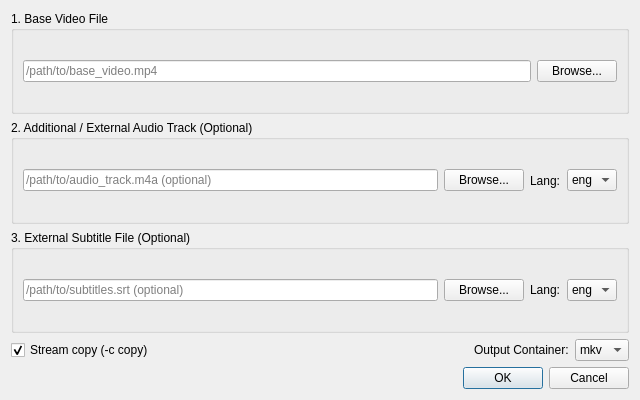
<?xml version="1.0" encoding="UTF-8"?>
<ui version="4.0">
 <class>AddMuxJobDialog</class>
 <widget class="QDialog" name="AddMuxJobDialog">
  <property name="geometry">
   <rect>
    <x>0</x>
    <y>0</y>
    <width>640</width>
    <height>400</height>
   </rect>
  </property>
  <property name="windowTitle">
   <string>Add Multiplexing Job - FFmpeg Batch</string>
  </property>
  <layout class="QVBoxLayout" name="mainAddMuxLayout">
   <item>
    <widget class="QGroupBox" name="grpBaseVideo">
     <property name="title">
      <string>1. Base Video File</string>
     </property>
     <layout class="QHBoxLayout" name="baseVidLayout">
      <item>
       <widget class="QLineEdit" name="txtBaseVideo">
        <property name="placeholderText">
         <string>/path/to/base_video.mp4</string>
        </property>
       </widget>
      </item>
      <item>
       <widget class="QPushButton" name="btnBrowseBaseVideo">
        <property name="text">
         <string>Browse...</string>
        </property>
       </widget>
      </item>
     </layout>
    </widget>
   </item>
   <item>
    <widget class="QGroupBox" name="grpAudioTrack">
     <property name="title">
      <string>2. Additional / External Audio Track (Optional)</string>
     </property>
     <layout class="QHBoxLayout" name="audioTrackLayout">
      <item>
       <widget class="QLineEdit" name="txtAudioTrack">
        <property name="placeholderText">
         <string>/path/to/audio_track.m4a (optional)</string>
        </property>
       </widget>
      </item>
      <item>
       <widget class="QPushButton" name="btnBrowseAudioTrack">
        <property name="text">
         <string>Browse...</string>
        </property>
       </widget>
      </item>
      <item>
       <widget class="QLabel" name="lblAudioLang">
        <property name="text">
         <string>Lang:</string>
        </property>
       </widget>
      </item>
      <item>
       <widget class="QComboBox" name="comboAudioLang">
        <item>
         <property name="text">
          <string>eng</string>
         </property>
        </item>
        <item>
         <property name="text">
          <string>spa</string>
         </property>
        </item>
        <item>
         <property name="text">
          <string>fra</string>
         </property>
        </item>
        <item>
         <property name="text">
          <string>deu</string>
         </property>
        </item>
        <item>
         <property name="text">
          <string>jpn</string>
         </property>
        </item>
        <item>
         <property name="text">
          <string>und</string>
         </property>
        </item>
       </widget>
      </item>
     </layout>
    </widget>
   </item>
   <item>
    <widget class="QGroupBox" name="grpSubTrack">
     <property name="title">
      <string>3. External Subtitle File (Optional)</string>
     </property>
     <layout class="QHBoxLayout" name="subTrackLayout">
      <item>
       <widget class="QLineEdit" name="txtSubTrack">
        <property name="placeholderText">
         <string>/path/to/subtitles.srt (optional)</string>
        </property>
       </widget>
      </item>
      <item>
       <widget class="QPushButton" name="btnBrowseSubTrack">
        <property name="text">
         <string>Browse...</string>
        </property>
       </widget>
      </item>
      <item>
       <widget class="QLabel" name="lblSubLang">
        <property name="text">
         <string>Lang:</string>
        </property>
       </widget>
      </item>
      <item>
       <widget class="QComboBox" name="comboSubLang">
        <item>
         <property name="text">
          <string>eng</string>
         </property>
        </item>
        <item>
         <property name="text">
          <string>spa</string>
         </property>
        </item>
        <item>
         <property name="text">
          <string>fra</string>
         </property>
        </item>
        <item>
         <property name="text">
          <string>deu</string>
         </property>
        </item>
        <item>
         <property name="text">
          <string>jpn</string>
         </property>
        </item>
        <item>
         <property name="text">
          <string>und</string>
         </property>
        </item>
       </widget>
      </item>
     </layout>
    </widget>
   </item>
   <item>
    <layout class="QHBoxLayout" name="muxOptionsRow">
     <item>
      <widget class="QCheckBox" name="chkStreamCopy">
       <property name="text">
        <string>Stream copy (-c copy)</string>
       </property>
       <property name="checked">
        <bool>true</bool>
       </property>
      </widget>
     </item>
     <item>
      <spacer name="muxOptSpacer">
       <property name="orientation">
        <enum>Qt::Horizontal</enum>
       </property>
       <property name="sizeHint" stdset="0">
        <size>
         <width>40</width>
         <height>20</height>
        </size>
       </property>
      </spacer>
     </item>
     <item>
      <widget class="QLabel" name="lblMuxFormat">
       <property name="text">
        <string>Output Container:</string>
       </property>
      </widget>
     </item>
     <item>
      <widget class="QComboBox" name="comboMuxContainer">
       <item>
        <property name="text">
         <string>mkv</string>
        </property>
       </item>
       <item>
        <property name="text">
         <string>mp4</string>
        </property>
       </item>
      </widget>
     </item>
    </layout>
   </item>
   <item>
    <widget class="QDialogButtonBox" name="muxDialogButtonBox">
     <property name="orientation">
      <enum>Qt::Horizontal</enum>
     </property>
     <property name="standardButtons">
      <set>QDialogButtonBox::Cancel|QDialogButtonBox::Ok</set>
     </property>
    </widget>
   </item>
  </layout>
 </widget>
 <resources/>
 <connections/>
</ui>
